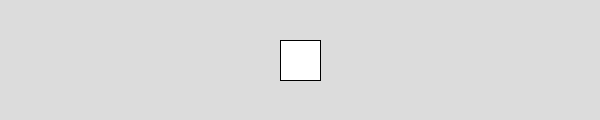
Frame 1 (no input)
Frame 60 (the mouse pressed at the canvas centre just before this capture): identical to frame 1, image omitted
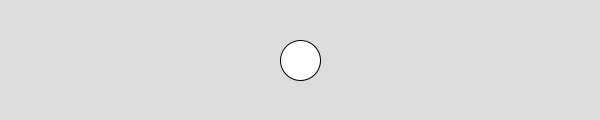
Frame 120 (the mouse held since frame 60 and released just before this capture)

The Processing sketch that drew these frames (run headless with seeded random() and noise(); from frame 60 on, the mouse is pressed at the canvas centre):

// Processing sketch: ex9_and_or
// ── ex9_and_or.pde
void setup() {
  size(600, 120);
}

void draw() {
  rectMode(CENTER);
  background(220);

  //
  if (mouseX > 200 && mouseX < 400) {
    ellipse(width / 2, height / 2, 40, 40); //
  } else {
    rect(width / 2, height / 2, 40, 40); //
  }

}
